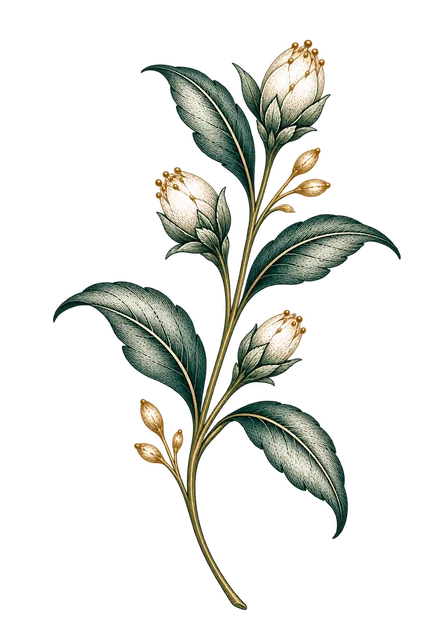
#> input picture assets/source-artwork/rd-bud-sprig-v1.webp, 427 x 640 px
$ python create-sprig-gif.py
#> lines starting #> are read from the running program, lines starting #| are printed output that depends on the picture
"""Create a short decorative sway from the user-supplied sprig; no infinite loop."""
from PIL import Image
from pathlib import Path
import math

project = Path(__file__).resolve().parents[1]
root = project / 'artifacts/sprig'
root.mkdir(parents=True, exist_ok=True)
source = Image.open(project / 'assets/source-artwork/rd-bud-sprig-v1.webp').convert('RGBA')
#> source is the input picture: PIL image 427x640 RGBA; mean R, G, B, A 25.4, 26.7, 21.7, 46.5
source.thumbnail((160, 240), Image.Resampling.LANCZOS)
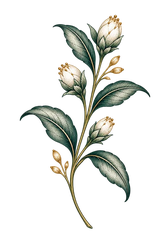
#> source: PIL image 160x240 RGBA; mean R, G, B, A 25.2, 26.8, 21, 46.6; transparent parts drawn white
canvas = Image.new('RGBA', (200, 280))
#> canvas: PIL image 200x280 RGBA; every value is 0
canvas.alpha_composite(source, ((200-source.width)//2, 20))
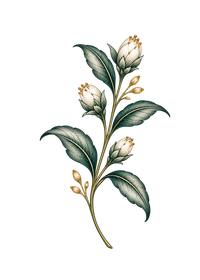
#> canvas: PIL image 200x280 RGBA; mean R, G, B, A 17.3, 18.3, 14.4, 32; transparent parts drawn white
frames = []
for i in range(80):
    angle = 2.4 * math.sin(2 * math.pi * i / 79)
    frame = canvas.rotate(angle, Image.Resampling.BICUBIC, center=(100, 260))
    indexed = frame.convert('RGB').quantize(colors=255)
    indexed.paste(255, mask=frame.getchannel('A').point(lambda a: 255 if a < 128 else 0))
    indexed.info['transparency'] = 255
    frames.append(indexed)
#> this loop made 80 passes
#> pass 1, `indexed = frame.convert('RGB').quantize(colors=255)`:
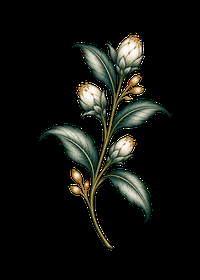
#> indexed: PIL image 200x280 P; mean R, G, B 17.1, 18.3, 14.4
#> pass 2, `frame = canvas.rotate(angle, Image.Resampling.BICUBIC, center=(100, 26..`:
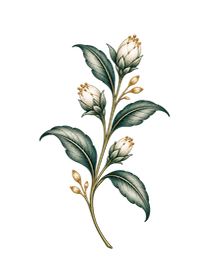
#> frame: PIL image 200x280 RGBA; mean R, G, B, A 16.4, 17.2, 13.6, 31.9; transparent parts drawn white
#> pass 2, `indexed = frame.convert('RGB').quantize(colors=255)`:
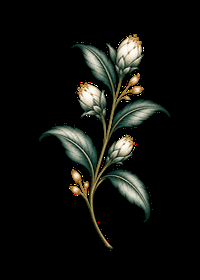
#> indexed: PIL image 200x280 P; mean R, G, B 16.4, 17.2, 13.7
#> after the loop:
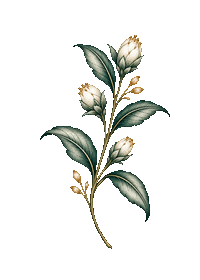
#> indexed: PIL image 200x280 P; mean R, G, B, A 14.9, 15.8, 12.9, 32.2; transparent parts drawn white
#> after the loop, frames = 80 items; indexed.info = {'transparency': 255}
#> (the run stopped early here; a loop or call above may not have finished)

$ run again, with assets/source-artwork/botanical_full_detail_hybrid.webp copied over assets/source-artwork/rd-bud-sprig-v1.webp
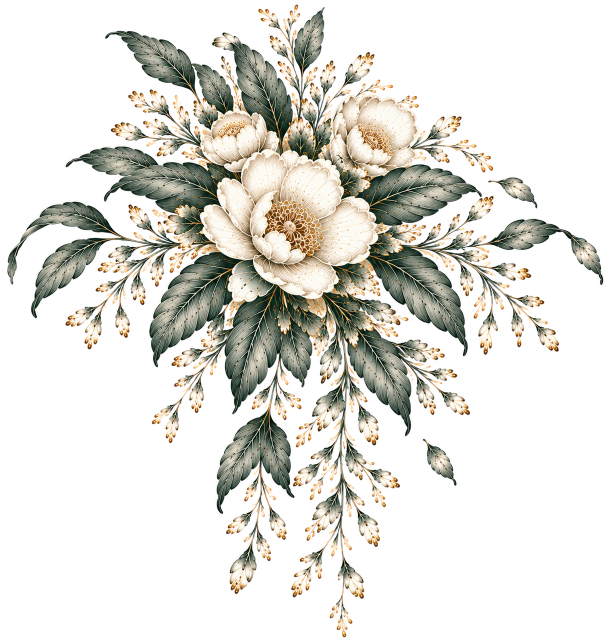
#> input picture assets/source-artwork/botanical_full_detail_hybrid.webp, 1224 x 1285 px (shown at 1/2 size)
#> source is the input picture: PIL image 1224x1285 RGBA; mean R, G, B, A 192.8, 191.5, 192.1, 76.2
#> source: PIL image 160x168 RGBA
#> the loop `for i in range(80):` made 80 passes
#> pass 1, `indexed = frame.convert('RGB').quantize(colors=255)`:
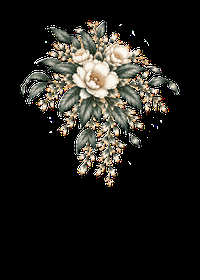
#> indexed: PIL image 200x280 P; mean R, G, B 32.8, 31.2, 27.1
#> after the loop `for i in range(80):`:
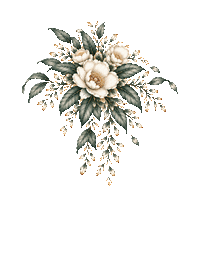
#> indexed: PIL image 200x280 P; mean R, G, B, A 22.1, 21.6, 18.8, 36.7; transparent parts drawn white
#> after the loop `for i in range(80):`: frames = 80 items; indexed.info = {'transparency': 255}

$ run again, with assets/source-artwork/botanical-ascending-review.png saved as assets/source-artwork/rd-bud-sprig-v1.webp
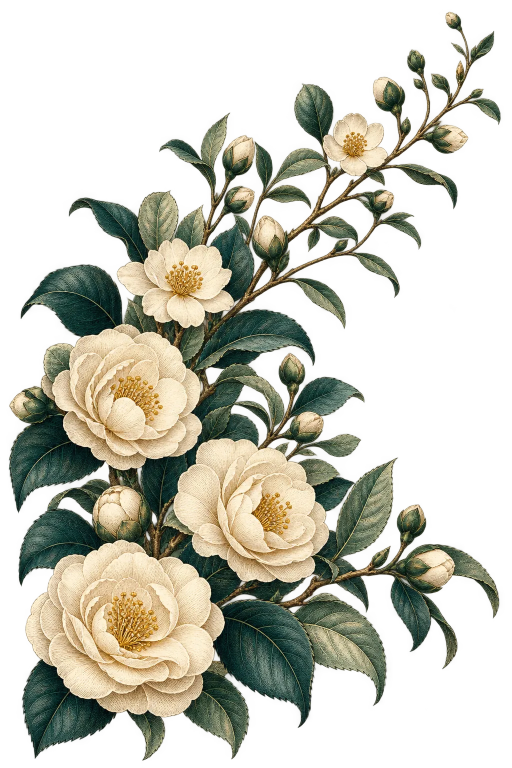
#> input picture assets/source-artwork/botanical-ascending-review.png, 1024 x 1536 px (shown at 1/2 size)
#> source is the input picture: PIL image 1024x1536 RGBA; mean R, G, B, A 86.1, 87.7, 67.6, 110.8
#> source: PIL image 160x240 RGBA
#> the loop `for i in range(80):` made 80 passes
#> pass 1, `indexed = frame.convert('RGB').quantize(colors=255)`:
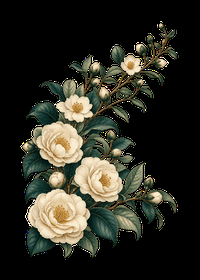
#> indexed: PIL image 200x280 P; mean R, G, B 44.4, 44, 34.5
#> after the loop `for i in range(80):`:
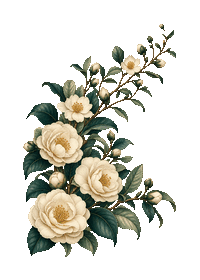
#> indexed: PIL image 200x280 P; mean R, G, B, A 39.5, 39.1, 30.9, 77.1; transparent parts drawn white
#> after the loop `for i in range(80):`: frames = 80 items; indexed.info = {'transparency': 255}

$ run again, with assets/source-artwork/botanical-spray-review.png saved as assets/source-artwork/rd-bud-sprig-v1.webp
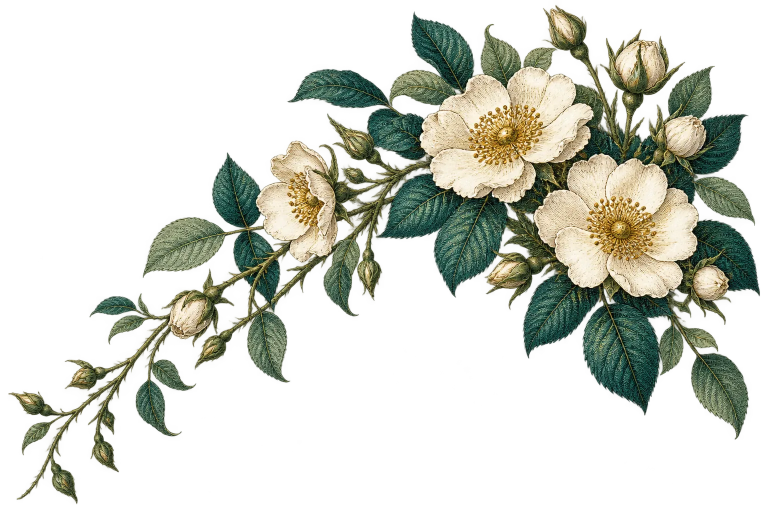
#> input picture assets/source-artwork/botanical-spray-review.png, 1536 x 1024 px (shown at 1/2 size)
#> source is the input picture: PIL image 1536x1024 RGBA; mean R, G, B, A 61.6, 67.1, 48.5, 81.9
#> source: PIL image 160x107 RGBA
#> the loop `for i in range(80):` made 80 passes
#> pass 1, `indexed = frame.convert('RGB').quantize(colors=255)`:
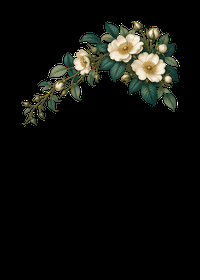
#> indexed: PIL image 200x280 P; mean R, G, B 14.2, 15.2, 11.3
#> after the loop `for i in range(80):`:
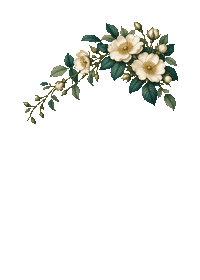
#> indexed: PIL image 200x280 P; mean R, G, B, A 11.7, 12.4, 9.6, 25.3; transparent parts drawn white
#> after the loop `for i in range(80):`: frames = 80 items; indexed.info = {'transparency': 255}
